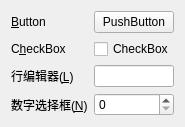
<?xml version="1.0" encoding="UTF-8"?>
<ui version="4.0">
 <class>myWidget</class>
 <widget class="QWidget" name="myWidget">
  <property name="geometry">
   <rect>
    <x>0</x>
    <y>0</y>
    <width>177</width>
    <height>115</height>
   </rect>
  </property>
  <property name="windowTitle">
   <string>myWidget</string>
  </property>
  <layout class="QGridLayout" name="gridLayout">
   <item row="0" column="0">
    <widget class="QLabel" name="label_1">
     <property name="text">
      <string>&amp;Button</string>
     </property>
     <property name="buddy">
      <cstring>pushButton</cstring>
     </property>
    </widget>
   </item>
   <item row="0" column="1">
    <widget class="QPushButton" name="pushButton">
     <property name="text">
      <string>PushButton</string>
     </property>
    </widget>
   </item>
   <item row="1" column="0">
    <widget class="QLabel" name="label_2">
     <property name="text">
      <string>C&amp;heckBox</string>
     </property>
     <property name="buddy">
      <cstring>checkBox</cstring>
     </property>
    </widget>
   </item>
   <item row="1" column="1">
    <widget class="QCheckBox" name="checkBox">
     <property name="text">
      <string>CheckBox</string>
     </property>
    </widget>
   </item>
   <item row="2" column="0">
    <widget class="QLabel" name="label_3">
     <property name="text">
      <string>行编辑器(&amp;L)</string>
     </property>
     <property name="buddy">
      <cstring>lineEdit</cstring>
     </property>
    </widget>
   </item>
   <item row="2" column="1">
    <widget class="QLineEdit" name="lineEdit"/>
   </item>
   <item row="3" column="0">
    <widget class="QLabel" name="label_4">
     <property name="text">
      <string>数字选择框(&amp;N)</string>
     </property>
     <property name="buddy">
      <cstring>spinBox</cstring>
     </property>
    </widget>
   </item>
   <item row="3" column="1">
    <widget class="QSpinBox" name="spinBox"/>
   </item>
  </layout>
 </widget>
 <layoutdefault spacing="6" margin="11"/>
 <tabstops>
  <tabstop>checkBox</tabstop>
  <tabstop>lineEdit</tabstop>
  <tabstop>spinBox</tabstop>
  <tabstop>pushButton</tabstop>
 </tabstops>
 <resources/>
 <connections/>
</ui>
